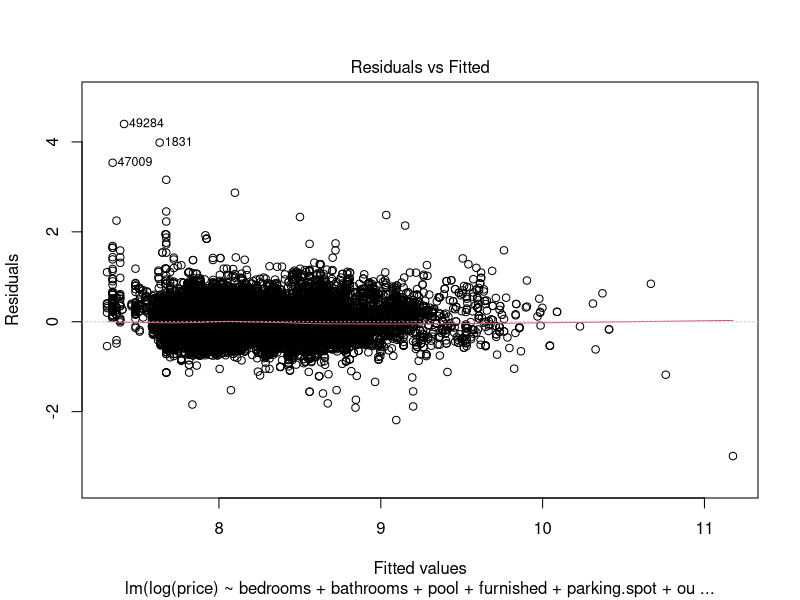
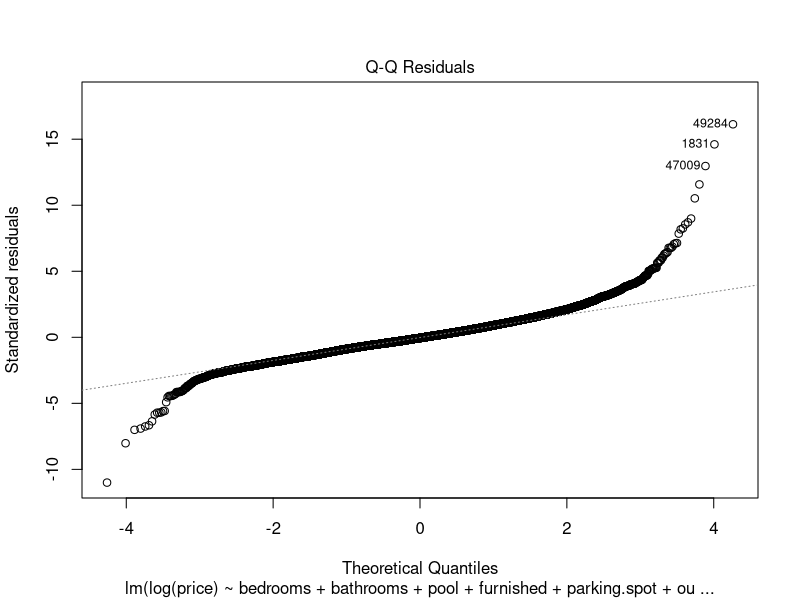
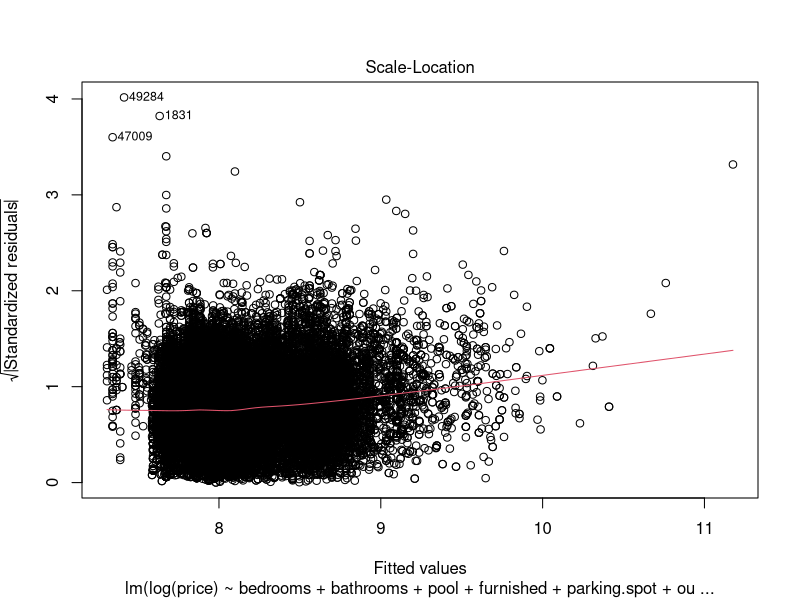
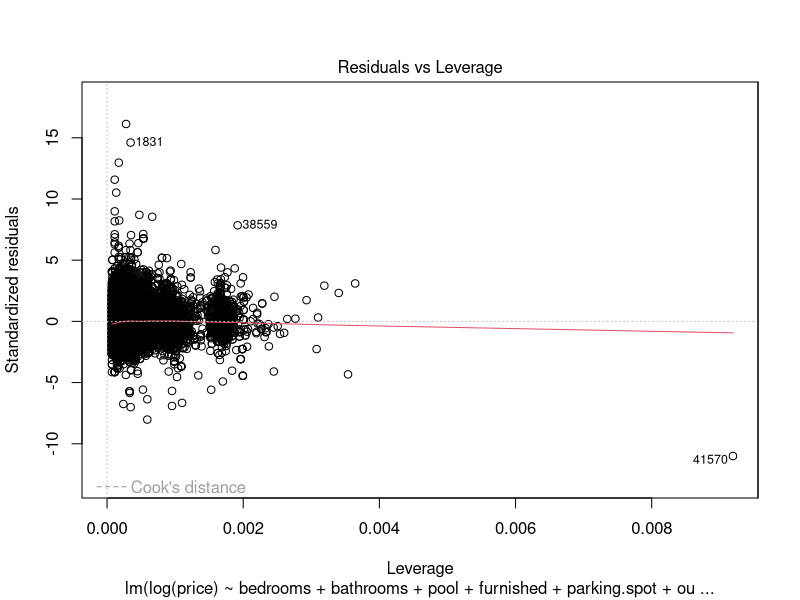

R code for these plots, in order:
library(dplyr)
apartments <- read.csv("full_rentalDataset_2016_FILTERED_updated.csv")

apartments_filtered <- apartments |> filter(price < 200000 & price > 80) 
apartments_filtered |> 
  arrange(price) |> 
  select(price, street_address) |>
  head(5)

#               with feature  without feature
# doorman       21019         28333
# outdoor space 13226         36126
# dishwasher    20804         28548
# elevator      26272         23080
# pool          3029          46323
# parking spot  1430          47922
# furnished     690           48662
# in unit wash  9531          39821
# building wash 19957         19957
# no wash/dry   25186         24166 
# gym           36074         13278
# pets allowed  25678         25678

# basic, ONLY APARTMENT FEATURE lm
# logged y because dataset has right skew
apartments_lm <- lm(log(price) ~ bedrooms + bathrooms + pool + furnished + parking.spot + outdoor.space + dishwasher + elevator + in.unit.wash.dryer + in.building.wash.dryer + fitness.center + pet.policy + doorman, data=apartments_filtered)
summary(apartments_lm)

car::vif(apartments_lm)
# No multicolinearity problems
plot(apartments_lm)
# Residuals vs fitted looks good, no multicolinearity problems I can see
# Fat tailed distribution still, need to do something about that (log-log the log)
# Looking into observations 1831, 49284, 47009, 38559, 41570
apartments |> slice(1831, 49284, 47009, 38559, 41570)
